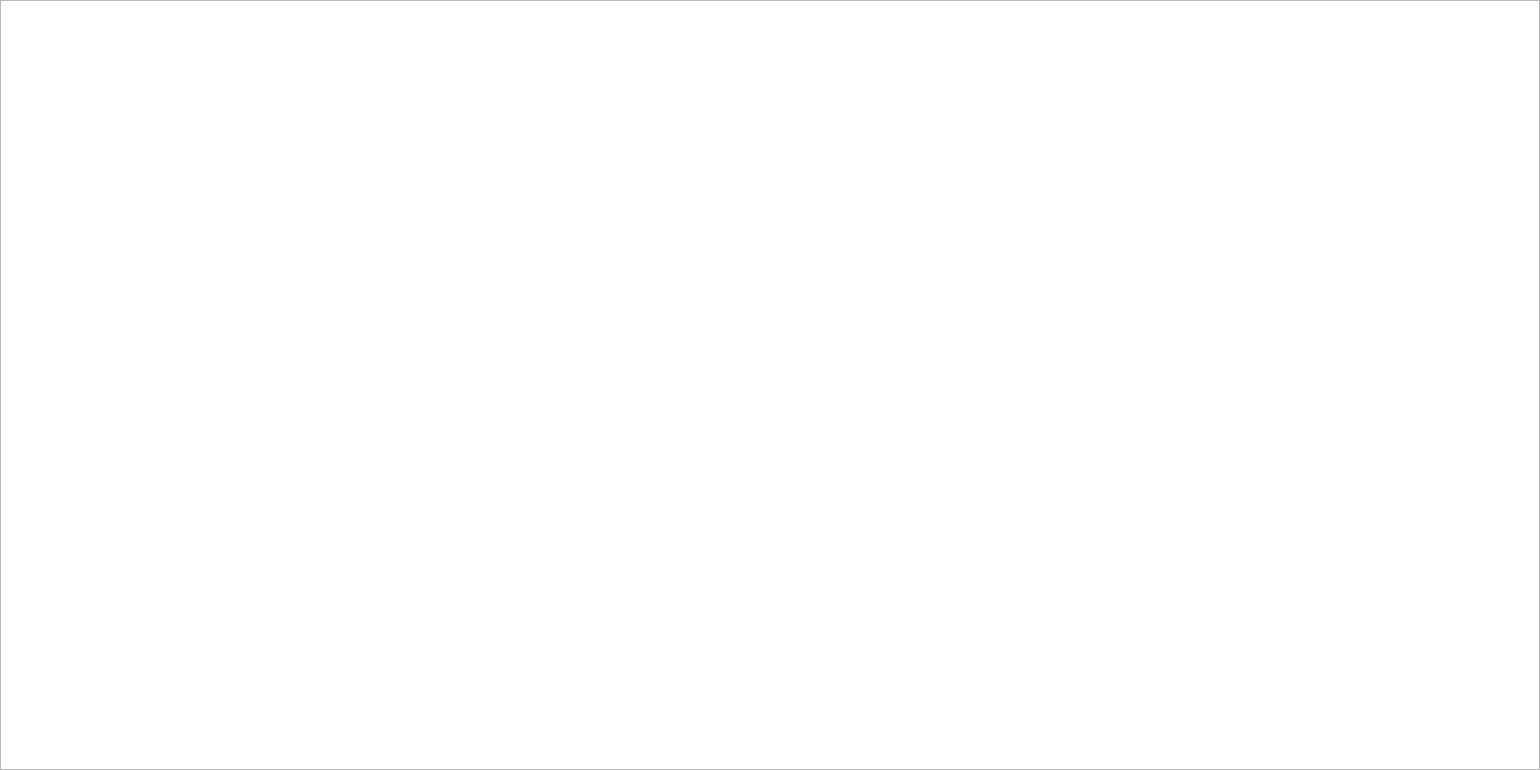
<?xml version="1.0" encoding="UTF-8"?>
<ui version="4.0">
 <class>MainWindow</class>
 <widget class="QMainWindow" name="MainWindow">
  <property name="windowModality">
   <enum>Qt::NonModal</enum>
  </property>
  <property name="geometry">
   <rect>
    <x>0</x>
    <y>0</y>
    <width>1600</width>
    <height>800</height>
   </rect>
  </property>
  <property name="minimumSize">
   <size>
    <width>800</width>
    <height>600</height>
   </size>
  </property>
  <property name="maximumSize">
   <size>
    <width>1635</width>
    <height>890</height>
   </size>
  </property>
  <property name="windowTitle">
   <string>mario</string>
  </property>
  <property name="windowOpacity">
   <double>1.000000000000000</double>
  </property>
  <widget class="QWidget" name="centralWidget">
   <layout class="QGridLayout" name="gridLayout">
    <property name="leftMargin">
     <number>0</number>
    </property>
    <property name="topMargin">
     <number>0</number>
    </property>
    <property name="rightMargin">
     <number>0</number>
    </property>
    <property name="bottomMargin">
     <number>0</number>
    </property>
    <item row="0" column="0">
     <widget class="QGraphicsView" name="graphicsView">
      <property name="minimumSize">
       <size>
        <width>1600</width>
        <height>800</height>
       </size>
      </property>
      <property name="maximumSize">
       <size>
        <width>1600</width>
        <height>800</height>
       </size>
      </property>
      <property name="frameShape">
       <enum>QFrame::StyledPanel</enum>
      </property>
      <property name="frameShadow">
       <enum>QFrame::Sunken</enum>
      </property>
      <property name="lineWidth">
       <number>0</number>
      </property>
      <property name="verticalScrollBarPolicy">
       <enum>Qt::ScrollBarAlwaysOff</enum>
      </property>
      <property name="horizontalScrollBarPolicy">
       <enum>Qt::ScrollBarAlwaysOff</enum>
      </property>
     </widget>
    </item>
   </layout>
  </widget>
 </widget>
 <layoutdefault spacing="6" margin="11"/>
 <resources/>
 <connections/>
</ui>
